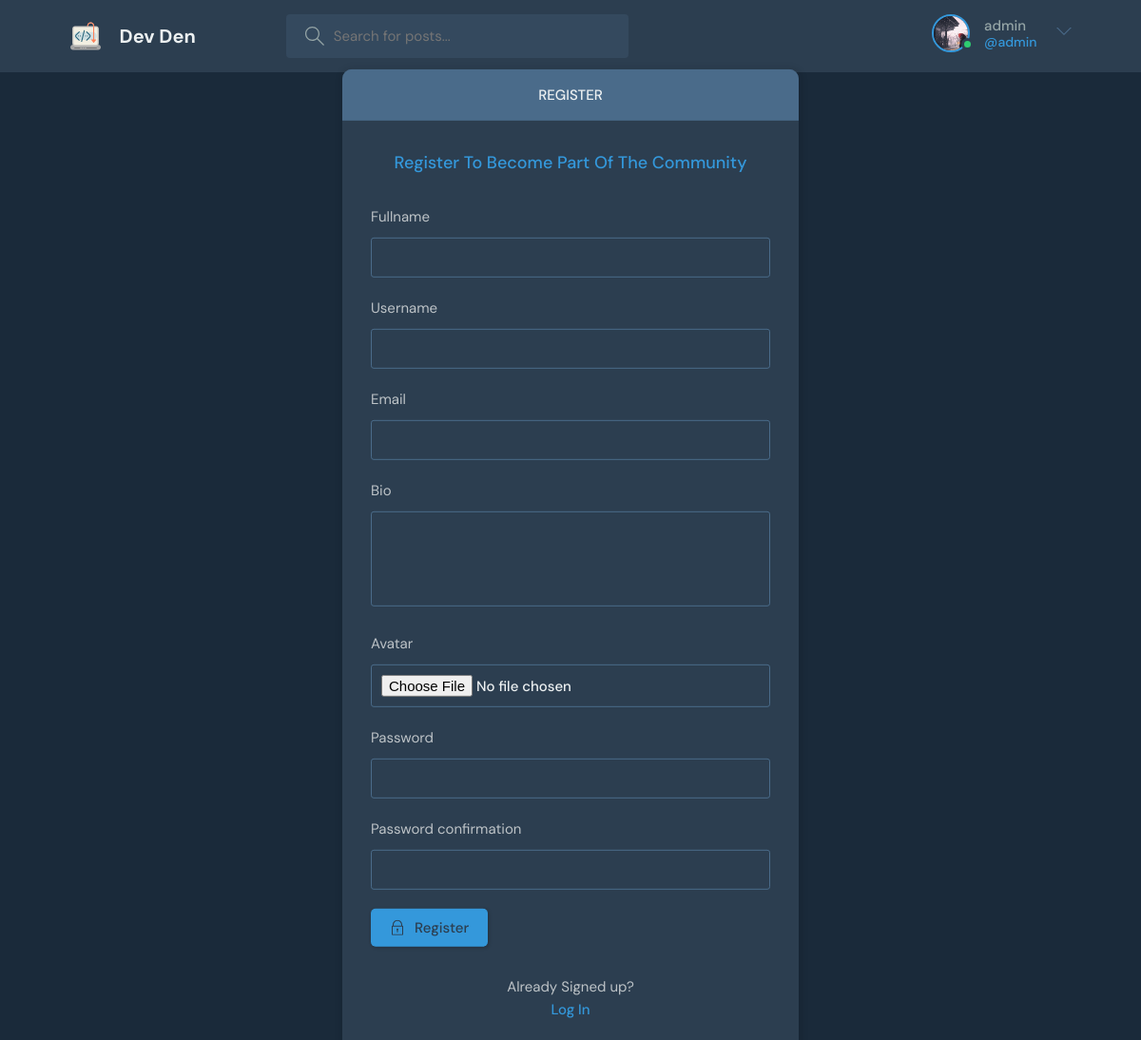
The page /register/ (signed in) on the database its author committed.
### blogApp/models.py (models this page shows)
class User(AbstractUser):
    fullname = models.CharField(max_length=40, null=True)
    username = models.CharField(max_length=40, unique=True, null=True)
    email = models.EmailField(unique=True, null=True)
    bio = models.TextField(null=True, blank=True)
    avatar = models.ImageField(null=True, default="images/avatar.svg", upload_to='images/')

### blogApp/views.py (the view, shortened to what this page needs)
# urls.py: path('register/', views.register_view, name='register'),
def register_view(request):
    form = CustomUserCreationForm()
    return render(request, 'blogApp/login_register.html', {'form':form})

### blogApp/forms.py
class CustomUserCreationForm(UserCreationForm):
    class Meta:
        model = User
        fields = ('fullname', 'username', 'email', 'bio', 'avatar', 'password1', 'password2')

### blogApp/templates/blogApp/login_register.html (shortened to what this page needs)
{% extends "blogApp/main.html" %}
{% block content %}
{% if page == 'login' %}
    <main class="auth layout">
      <div class="container">
        <div class="layout__box">
          <div class="layout__boxHeader">
            <div class="layout__boxTitle">
              <h3>Login</h3>
            </div>
          </div>
          <div class="layout__body">
            <h2 class="auth__tagline">Login To Create Posts</h2>
            <form class="form" action="" method="POST">
              {% csrf_token %}
              <div class="form__group form__group">
                <label for="room_name">Username</label>
                <input id="username" name="username" type="text" placeholder="e.g. lanr" />
              </div>
              <div class="form__group">
                <label for="password">Password</label>
                <input
                  id="password"
                  name="password"
                  type="password"
                  placeholder="&bull;&bull;&bull;&bull;&bull;&bull;&bull;&bull;"
                />
              </div>
              <button class="btn btn--main" type="submit">
                <svg
                  version="1.1"
                  xmlns="http://www.w3.org/2000/svg"
                  width="32"
                  height="32"
                  viewBox="0 0 32 32"
                >
                  <title>lock</title>
                  <path
                    d="M27 12h-1v-2c0-5.514-4.486-10-10-10s-10 4.486-10 10v2h-1c-0.553 0-1 0.447-1 1v18c0 0.553 0.447 1 1 1h22c0.553 0 1-0.447 1-1v-18c0-0.553-0.447-1-1-1zM8 10c0-4.411 3.589-8 8-8s8 3.589 8 8v2h-16v-2zM26 30h-20v-16h20v16z"
                  ></path>
                  <path
                    d="M15 21.694v4.306h2v-4.306c0.587-0.348 1-0.961 1-1.694 0-1.105-0.895-2-2-2s-2 0.895-2 2c0 0.732 0.413 1.345 1 1.694z"
                  ></path>
                </svg>
                Login
              </button>
            </form>
            <div class="auth__action">
              <p>Haven't signed up yet?</p>
              <a href="{% url "register" %}" class="btn btn--link">Sign Up</a>
            </div>
          </div>
        </div>
      </div>
    </main>
    {% else %}
      <main class="auth layout">
      <div class="container">
        <div class="layout__box">
          <div class="layout__boxHeader">
            <div class="layout__boxTitle">
              <h3>Register</h3>
            </div>
          </div>
          <div class="layout__body">
            <h2 class="auth__tagline">Register To Become Part Of The Community</h2>
            <form class="form" action="" method="POST">
              {% for field in form %}
              <div class="form__group form__group">
                <label for="fullname">{{ field.label }}</label>
                {{ field }}
              </div>
              {% endfor %}
              <button class="btn btn--main" type="submit">
                Register
              </button>
            </form>
            <div class="auth__action">
              <p>Already Signed up?</p>
              <a href="{% url "login" %}" class="btn btn--link">Log In</a>
            </div>
          </div>
        </div>
      </div>
    </main>
    {% endif %}
{% endblock content %}

### blogApp/templates/blogApp/navbar.html (shortened to what this page needs)
{% load static %}
<header class="header header--loggedIn">
      <div class="container">
        <a href="{% url "home" %}" class="header__logo">
          <img src="{% static "media/images/logo1.svg" %}" />
          <h1>Dev Den</h1>
        </a>
        <form class="header__search" method="GET" action="home">
          <label>
            <input name="q" placeholder="Search for posts..." />
          </label>
        </form>
        <nav class="header__menu">
        {% if request.user.is_authenticated %}
          <div class="header__user">
            <a href="{% url "update-user" %}">
              <div class="avatar avatar--medium active">
                <img src="{{ request.user.avatar.url }}" />
              </div>
              <p>{{ request.user.username }} <span>@{{ request.user.username }}</span></p>
            </a>
            <button class="dropdown-button">
              <svg version="1.1" xmlns="http://www.w3.org/2000/svg" width="32" height="32" viewBox="0 0 32 32">
                <title>chevron-down</title>
                <path d="M16 21l-13-13h-3l16 16 16-16h-3l-13 13z"></path>
              </svg>
            </button>
          </div>
          {% else %}
          <a href="{% url "login" %}"><img src="{{ request.user.avatar.url }}" alt=""><p>Login</p></a>
        {% endif %}
        </nav>
      </div>
    </header>

### rows shown on the page
User: user.avatar (picture), user.username "admin"

### other values the page prints
{{ field.label }} "Fullname" "Username" "Email" "Bio" "Avatar" "Password" "Password confirmation"
